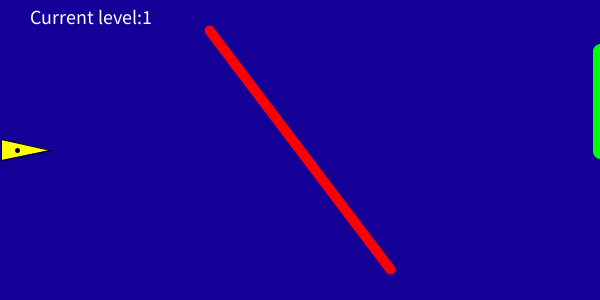
Frame 1 (no input)
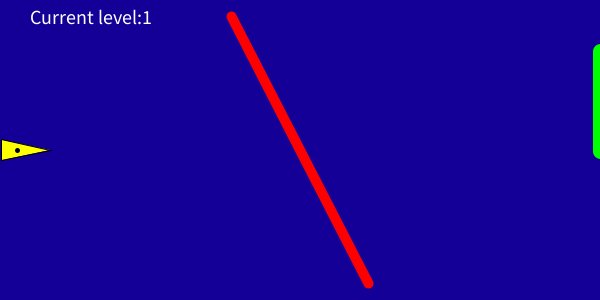
Frame 60 (the mouse pressed at the canvas centre just before this capture)
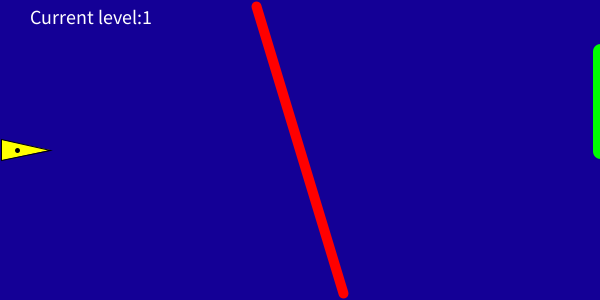
Frame 120 (the mouse held since frame 60 and released just before this capture)

The Processing sketch that drew these frames (run headless with seeded random() and noise(); from frame 60 on, the mouse is pressed at the canvas centre):

// Processing sketch: ChukwuochaChukwunazaA2Q5
// ── ChukwuochaChukwunazaA2Q5.pde
/* Chukwunaza Chukwuocha 
 Comp 1010 Assignment 2 
 
 Draws a spaceship on a dark background 
 so that its nose is at the center of the canvas
 and so that it is pointing in a randomly chosen direction. 
 The spacechip attemps to move past a spinning obstacle to hit the target
 and this movement is controlled nt user inputs
 The game gets progressively difficult
 */

//Global constants for the size of the canvas
//Must be changed when 'width' and 'height' are changed
final int WIDTH = 600;
final int HEIGHT = 300;

//Global constants for the size and shape of the ship
final float shipLength = 50;// length of the ship
final float shipShape =(PI/15);// 

//Global constant for the speed of the ship
final float shipSpeed = 1;

//Global constant for the rate at which the ship turns
final float TURNING_RATE = 0.02;

//Variables for the starting angle of the obstacle's arms
float obstacleArmAngle = random(0, TWO_PI);

//Global variables for the position and direction of the ship
float shipDirection = 0;// the direction the ship is pointing
float shipNoseX = shipLength;// x coordinate of the nose of the ship
float shipNoseY = HEIGHT / 2;// y coordinate of the nose of the ship

//Variable for the new direction the ship will point to 
//whenever it is reset
float newShipDirection;

//Global Variables for the coordinates and length of the obstacle
float obstacle1ArmX;
float obstacle2ArmX;
float obstacle1ArmY;
float obstacle2ArmY;
float obstacleLength = HEIGHT;

//Varaibales for the center of the obstacle
float obstacleCenterX = WIDTH/2;
float obstacleCenterY = HEIGHT/2;

//Gloabal variable for the turning rate of the obstacle
float obstacleSpeed = 0.003;

//Gloabal variable for the distance and angle from the ship's center to the obstacle's center
float shipObstacleDist;
float shipObstacleAngle;

//Global variables for the position of Other vertices
float rightVerticeY;
float rightVerticeX;
float leftVerticeY;
float leftVerticeX;

//Global Variables for the center of the ship
float xCenterShip;// for the x coordinates
float yCenterShip;// for the y coordinates

//Global Variables for the x and y components of the ship's Velocity
float shipVelocityX;
float shipVelocityY;

//Global Variable for the Margin for collision betwwen the ship and the obstacle
float collisionAngleMargin = 0.3;

//Global variables to hold the current state of the ship
boolean shipMoving = false;
boolean shipReset;

//Global Variables to check when a collision occurs
boolean collisionState;

//Global variable storing the current level of the game
int level = 1;

//Variable for the location and length of the target line
float targetLineLength = HEIGHT/3; 
float targetArm1X = WIDTH;
float targetArm1Y = random(0, HEIGHT-targetLineLength);
float targetArm2X = WIDTH;
float targetArm2Y = targetArm1Y + targetLineLength;


void setup()
{
  size(600, 300);
  background(20, 0, 150);
}

void drawShip()
{
  //variables for the position of Other vertices
  rightVerticeY = shipNoseY - (shipLength * sin(shipDirection - shipShape));
  rightVerticeX = shipNoseX - (shipLength * cos(shipDirection - shipShape));
  leftVerticeY = shipNoseY - (shipLength * sin(shipDirection + shipShape));
  leftVerticeX = shipNoseX -(shipLength * cos(shipDirection + shipShape));

  //Drawing the ship
  stroke(0);
  strokeWeight(1);
  fill(255, 255, 0);
  triangle(shipNoseX, shipNoseY, leftVerticeX, leftVerticeY, rightVerticeX, rightVerticeY );

  //Calculating the ceneter of the ship
  xCenterShip = (shipNoseX + rightVerticeX + leftVerticeX) / 3; 
  yCenterShip = (shipNoseY + rightVerticeY + leftVerticeY) / 3;

  //Drawing a dot at the center of the ship
  stroke(0);
  strokeWeight(5);
  point(xCenterShip, yCenterShip);
}

void keyPressed()
{
  newShipDirection = TWO_PI;
  if (!shipMoving && key == ' ')
  {
    shipMoving = true;
    shipReset = false;
  } else if (shipMoving && key ==' ')
  {
    shipReset = true;
    shipMoving = false;
  }
}

void moveShip()
{
  shipVelocityX = shipSpeed * cos(shipDirection);
  shipVelocityY = shipSpeed * sin(shipDirection);

  //moves the ship by a constant speed in the direction it is pointing
  if (shipMoving)
  {
    shipNoseX += shipVelocityX;
    shipNoseY += shipVelocityY;
  }

  //prevent the ship from leaving the canvas by resetting it
  if ((shipNoseX >= WIDTH || shipNoseX <= 0) || (shipNoseY >= HEIGHT || shipNoseY <= 0))
  {
    shipReset = true;
    shipMoving = false;
  }

  if (keyPressed)
  {
    if (key == 'd'|| key =='D')
    {
      shipDirection += TURNING_RATE;
    } else if (key == 'a'|| key =='A')
    {
      shipDirection -= TURNING_RATE;
    }
  }
}

void resetShip()
{
  if (shipReset)
  {
    //resets the ship's position
    shipNoseX = shipLength;
    shipNoseY = HEIGHT / 2;
    shipDirection = newShipDirection;
    shipReset = false;
    shipMoving = false;

    //resets the postion of the target line
    targetArm1Y = HEIGHT/2;
    targetArm1X = WIDTH;
    targetArm1Y = random(0, HEIGHT-targetLineLength);
    targetArm2X = WIDTH;
    targetArm2Y = targetArm1Y + targetLineLength;
  }
}

void drawObstacle()
{
  obstacle1ArmX = obstacleCenterX - (obstacleLength/2*cos(obstacleArmAngle));
  obstacle1ArmY = obstacleCenterY - (obstacleLength/2*sin(obstacleArmAngle));
  obstacle2ArmX = obstacleCenterX + (obstacleLength/2*cos(obstacleArmAngle));
  obstacle2ArmY = obstacleCenterY + (obstacleLength/2*sin(obstacleArmAngle));


  stroke(255, 0, 0);
  strokeWeight(10);
  line(obstacle1ArmX, obstacle1ArmY, obstacle2ArmX, obstacle2ArmY);
}

void moveObstacle()
{  
  obstacleArmAngle += obstacleSpeed;
}

void collisionOccured()
{
  //distance from the center of the obstacle to the center of the ship
  shipObstacleDist = dist(xCenterShip, yCenterShip, WIDTH/2, HEIGHT/2);

  //angle between the center of the ship and the center of the obstacle
  shipObstacleAngle = atan2(yCenterShip - HEIGHT/2, xCenterShip - WIDTH/2);

  //making sure the value returned by atan2 is stored as positive
  if (shipObstacleAngle < 0)
  {
    shipObstacleAngle += PI;
  }

  if (shipObstacleDist <= 35)
  {
    collisionState = true;
  } else if (shipObstacleDist < obstacleLength/2)
  {
    if (abs(shipObstacleAngle - (obstacleArmAngle%PI)) < collisionAngleMargin)
    {
      collisionState = true;
    }
  } else
  {
    collisionState = false;
  }

  if (collisionState)
  {
    shipReset = true;
    shipMoving= false;
  }
}

void drawTarget()
{
  stroke(0, 255, 0);
  strokeWeight(15);
  line(targetArm1X, targetArm1Y, targetArm2X, targetArm2Y);
}

void targetHit()
  //Checks if the target was hit
{
  boolean hitTarget = ((targetArm1Y <= shipNoseY) && (shipNoseY <= targetArm2Y) && (shipNoseX >+ WIDTH-10));
  if (hitTarget)
  {
    level ++;
    targetLineLength -= 10;
    targetLineLength = max(targetLineLength, 30);
    obstacleSpeed += 0.002;
    shipReset = true;
    println(targetLineLength);
  }
}

void resetTarget()//not called in Draw function. Just used to make the code shorter
{
  //resets the postion of the target line
  targetArm1Y = HEIGHT/2;
  targetArm1X = WIDTH;
  targetArm1Y = random(0, HEIGHT-targetLineLength);
  targetArm2X = WIDTH;
  targetArm2Y = targetArm1Y + targetLineLength;
}

void drawLevel()
{
  textSize(20);
  fill(255);
  String printLevel = "Current level:" + level;
  text(printLevel, 30, textAscent()+10);
}

void draw()
{
  background(20, 0, 150);
  resetShip();
  moveShip();
  drawShip();
  drawObstacle();
  moveObstacle();
  collisionOccured();
  drawTarget();
  targetHit();
  drawLevel();
}
